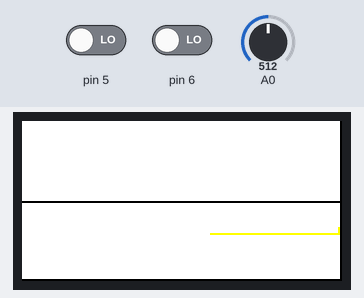
Simulated run of this sketch. Board: Arduino Uno, built with avr-gcc and run on an emulated ATmega328P. Shown: 160×80 colour display. The inputs (shaded band) are chosen by the test bench; at power-on: A0 = 512, pin 5 LOW, pin 6 LOW. What the sketch prints to the serial monitor is not drawn.

Above: at 1.3 s.
1.4 s: A0 set to 900
At 2.2 s:
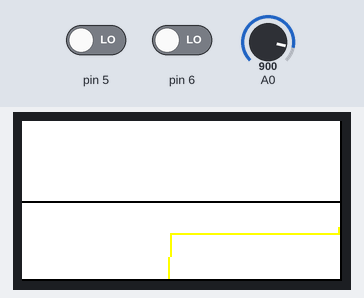
2.9 s: A0 set to 716
At 3.38 s:
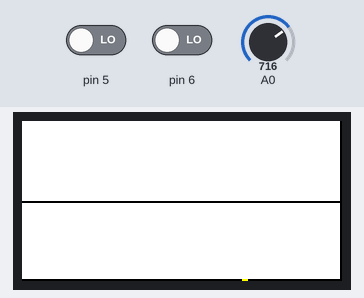
4.4 s: pin 5 driven HIGH
5.9 s: pin 5 driven LOW
7.4 s: A0 set to 511
At 7.66 s:
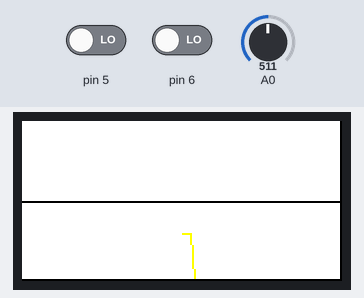
9.0 s: pin 6 driven HIGH
At 9.0 s:
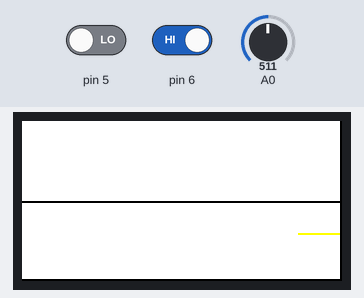
Timing chart, 0 to 11.5 s (numbered marks = the images above; inputs shaded):
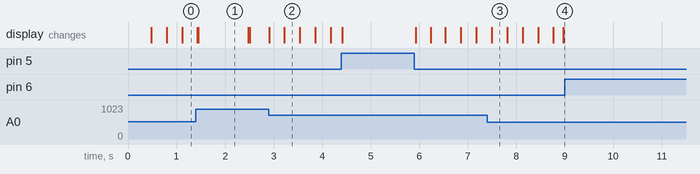

The sketch:

ecg-com-bpm-display.ino
```cpp
#include "Adafruit_GFX.h"       // Adafruit graphics library
#include "Adafruit_ST7735.h"    // Adafruit ST7735 display library
#include "SPI.h"                // Arduino SPI library

using namespace std;

#define TFT_RST  4              //D4 - reset line
#define TFT_CS   8              //D8 - chip select line
#define TFT_DC   7              //D7 - data/command line
#define TFT_SCLK  12
#define MOSI  11

// inverted color definitions
#define BLACK   0xFFFF
#define WHITE   0x0000
#define BLUE    0x07FF
#define RED     0xFFE0
#define GREEN   0xF81F
#define CYAN    0xFFE0
#define MAGENTA 0x07E0
#define YELLOW  0xF800
#define ORANGE  0xFE00
#define POISON  0x68FF

int colunaStart=160, linhaStart=40, linhaFim=0;

Adafruit_ST7735 tft = Adafruit_ST7735(TFT_CS, TFT_DC, MOSI, TFT_SCLK, TFT_RST);

int bpm = 0;
int count = 0;  //timer start
int countEnd = 2950;  //timer end, equivale a aproximadamente 60 segundos
int ondaR = 400;  //pico mais algo do pulso

int x0, xt, ye;
void graficoBox();


void setup()
{
   Serial.begin(9600); //9600
   pinMode(PD5, INPUT); // Configuração para detecção de derivações LO+
   pinMode(PD6, INPUT); // Configuração para detecção de leads off LO-

  tft.initR(INITR_MINI160x80);    // INITR_BLACKTAB  - INITR_MINI160x80  initialize ST7735S TFT display
  tft.setRotation(3);             //Rotação do lcd
  tft.fillScreen(BLACK);


}


void loop() {
  graficoBox();
    tft.setTextColor(RED);

    if((digitalRead(PD6) == 1) || (digitalRead(PD5) == 1)){
     Serial.println(0);
  }else{
    Serial.println(analogRead(A0));
    tft.drawLine(colunaStart, linhaStart, colunaStart-2, (analogRead(A0)/9), RED); //col start - line start, col end,line end
    linhaStart = analogRead(A0)/9;
    colunaStart = colunaStart - 2;

    if(colunaStart == 0) {
      colunaStart = 160;

      tft.fillRect(0, 0, 160, 39, BLACK);
      tft.fillRect(0, 41, 160, 80, BLACK);
     }

    if(analogRead(A0) >= ondaR) {
      bpm = bpm + 1;
    }
  }

  if (count == countEnd) {
    Serial.print("BPM: ");
    Serial.println(bpm);
    count = 0;  //restaura timer
    delay(1000);
    exit(0);  //Finaliza teste ECG
  }

  delay(20); //intervalo de 20 milissegundos entre as leituras
}

void graficoBox() {
  tft.setTextColor(RED);
  for(x0=0; x0<=160; x0++)
  {
    tft.setCursor(x0, 40);
    tft.drawPixel(x0, 40, WHITE);
  }

  for(xt=0; xt<=160; xt++)
  {
    tft.setCursor(xt, 79);
    tft.drawPixel(xt, 79, WHITE);
  }

  for(ye=0; ye<=80; ye++)
  {
    tft.setCursor(159, ye);
    tft.drawPixel(159, ye, WHITE);
  }
}
```

Measured:
- after the input at 2.9 s, the display: first changes at once (image 2 shows a later state)
- after the input at 9.0 s, every drawn part: stays the same
- what the display in image 1 shows lasts 1.1 s, from 1.4 s to 2.5 s
